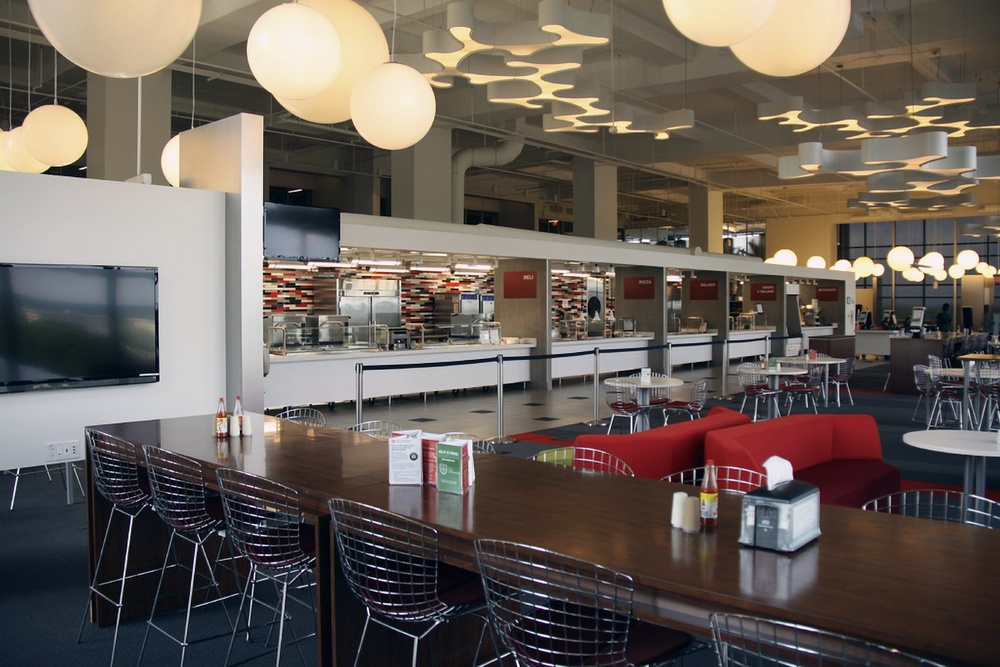
#> input picture img/canteen-day.jpg, 1000 x 667 px, shrunk from 2048 x 1366 before the run; its folder holds only this picture in this run
$ python grade.py
#> lines starting #> are read from the running program, lines starting #| are printed output that depends on the picture
#!/usr/bin/env python3
"""给所有场景照片套同一套“胶片”调色，输出 img/*.webp（jpg 原图不动，随时可以重新生成）。

用法：python3 tools/grade.py [输出目录，默认 img] [只处理的文件名…]
需要：pip install numpy pillow

为什么要做：照片来自不同的摄影师、不同的相机，色温、反差、饱和度各不相同，
放在一起就像图库拼贴。统一一层调色，它们才像同一部电影里的镜头。

调色（参考 Portra / Fuji 400H 一类的胶片质感）：
  1. 饱和度收到 0.78，皮肤和霓虹不再刺眼
  2. 黑位抬到 0.035，白位压到 0.965 —— 不再有死黑和死白
  3. 轻微 S 曲线，保留中间调层次
  4. 分离色调：暗部偏青，亮部偏暖
  5. 高光“光晕”（halation）：亮处的红通道向外晕开一点，像胶片的乳剂层
"""
import os, sys
import numpy as np
from PIL import Image, ImageFilter

ROOT = os.path.dirname(os.path.dirname(os.path.abspath(__file__)))
SRC = os.path.join(ROOT, "img")
OUT = os.path.abspath(sys.argv[1]) if len(sys.argv) > 1 else SRC
ONLY = set(sys.argv[2:])


def grade(im):
    a = np.asarray(im.convert("RGB"), dtype=np.float32) / 255.0
    luma = a @ np.array([0.2126, 0.7152, 0.0722], dtype=np.float32)
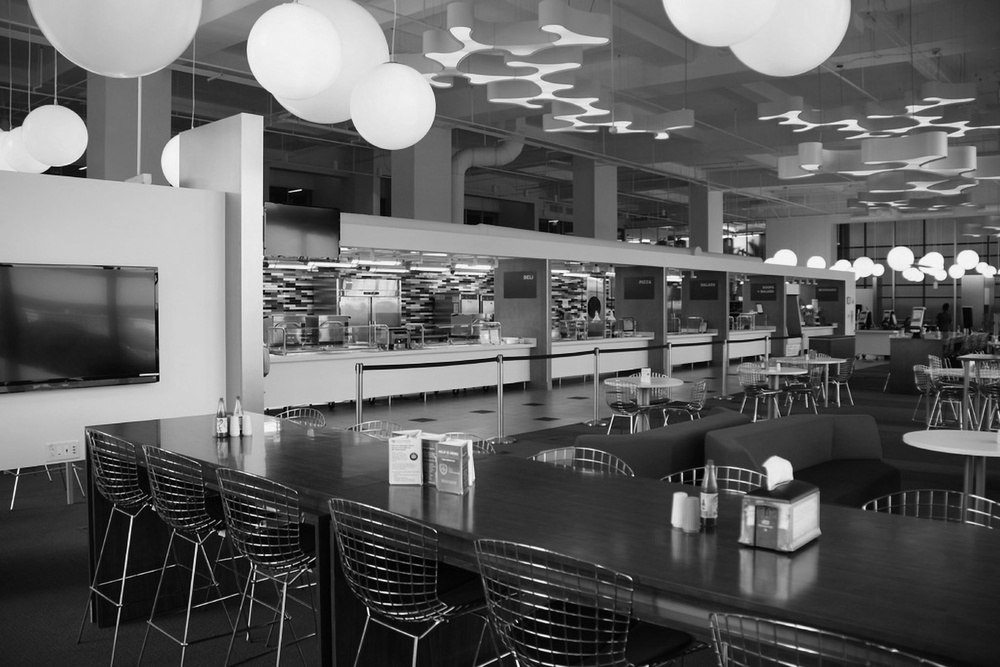
#> luma: shape (667, 1000) float32; min 0, max 0.997, mean 0.381
    l3 = luma[..., None]
    # 1. 饱和度
    a = l3 + (a - l3) * 0.78
    # 3. 轻微 S 曲线（与原值 3:1 混合）
    s = a * a * (3 - 2 * a)
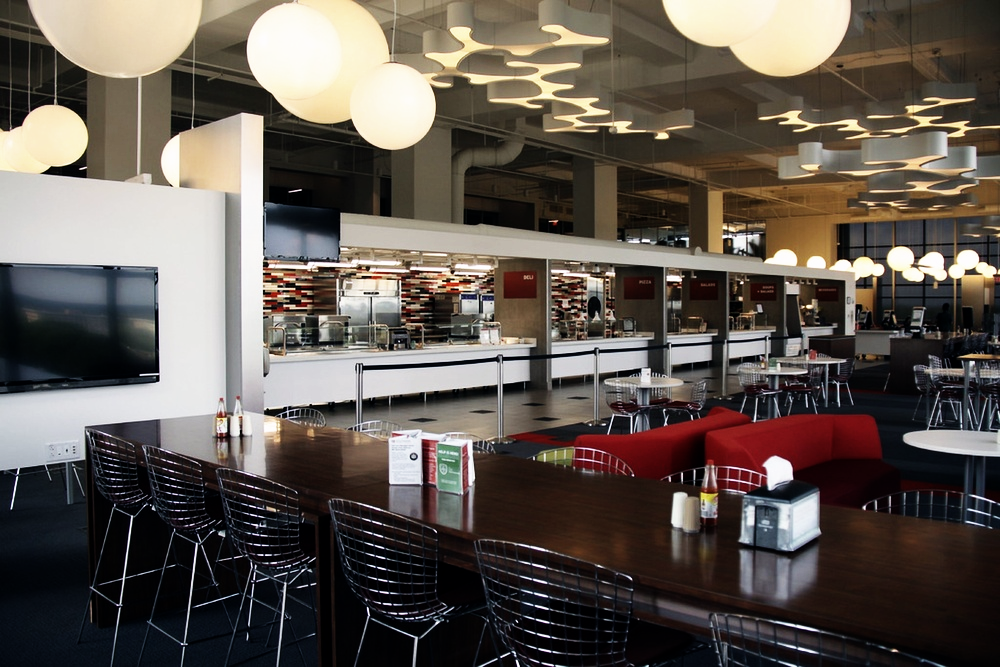
#> s: shape (667, 1000, 3) float32; mean of channels 0, 1, 2 0.378, 0.345, 0.318; drawn as R, G, B
    a = a * 0.75 + s * 0.25
    # 4. 分离色调
    sh = ((1 - l3) ** 2)
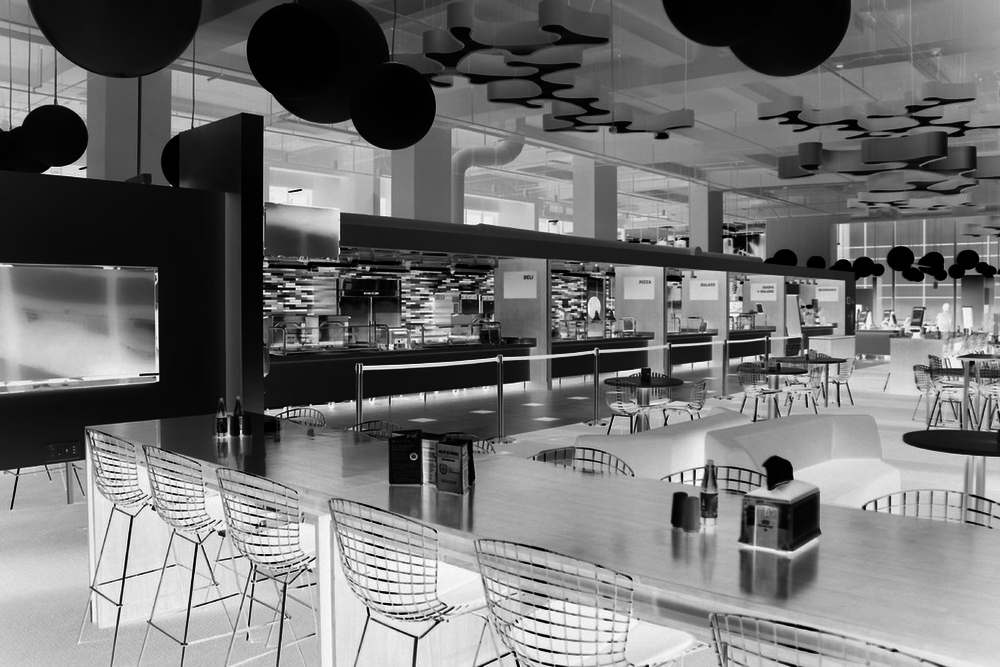
#> sh: shape (667, 1000, 1) float32; min 6.26e-06, max 1, mean 0.45
    hi = (l3 ** 2)
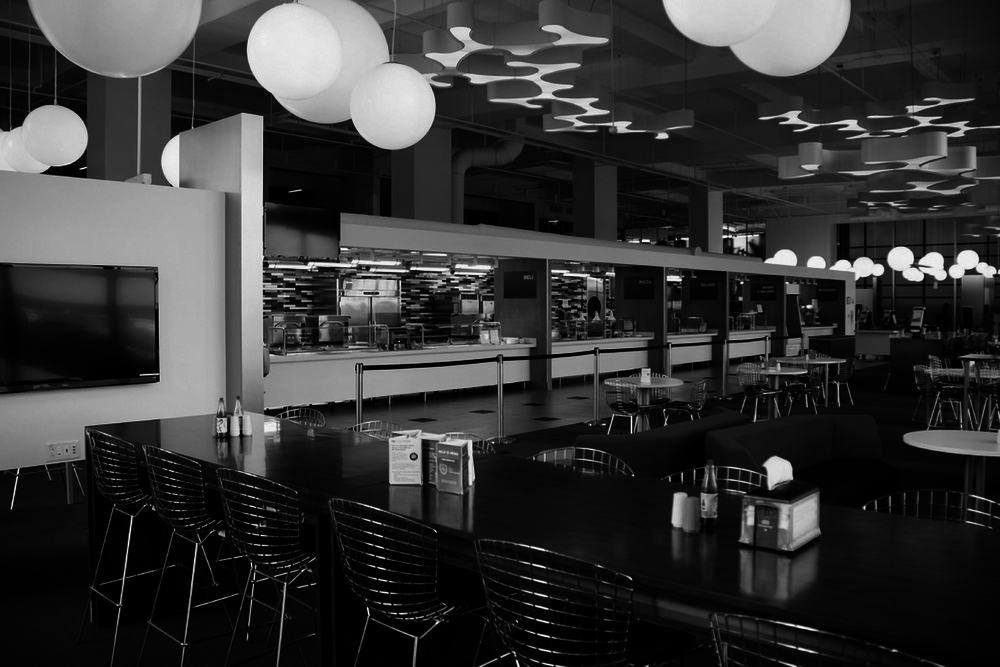
#> hi: shape (667, 1000, 1) float32; min 0, max 0.995, mean 0.212
    a = a + sh * np.array([-0.016, 0.006, 0.028], dtype=np.float32) + hi * np.array([0.032, 0.012, -0.026], dtype=np.float32)
    # 5. 高光光晕
    bright = np.clip((luma - 0.72) / 0.28, 0, 1)
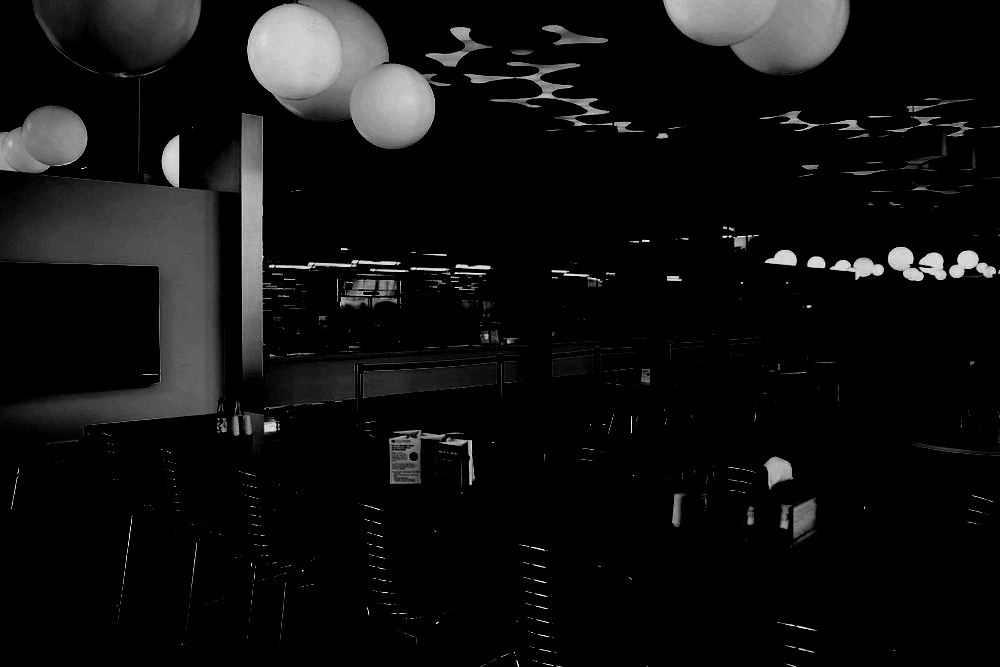
#> bright: shape (667, 1000) float32; min 0, max 0.991, mean 0.0631
    glow = Image.fromarray((bright * 255).astype(np.uint8)).filter(ImageFilter.GaussianBlur(radius=max(im.size) / 90))
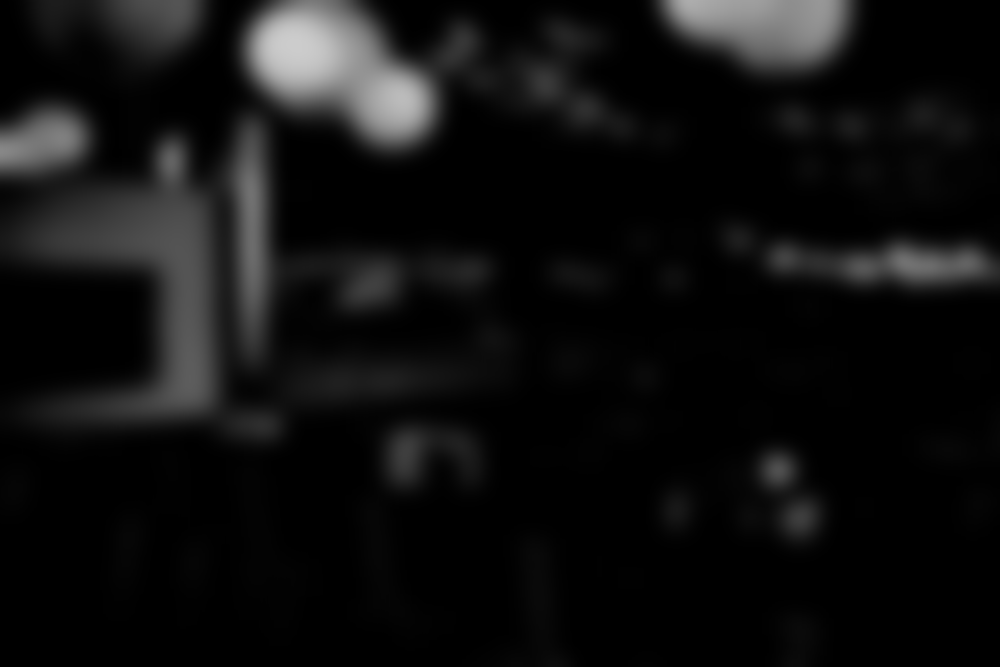
#> glow: PIL image 1000x667 L; min 0, max 204, mean 16
    g = np.asarray(glow, dtype=np.float32)[..., None] / 255.0
    a = a + g * np.array([0.10, 0.035, 0.0], dtype=np.float32)
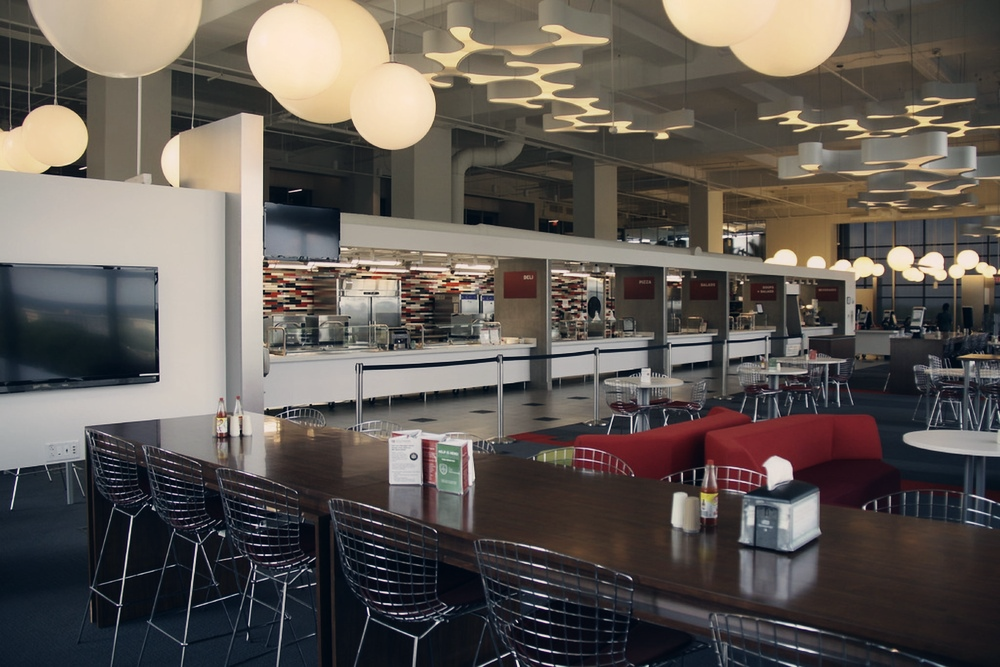
#> a: shape (667, 1000, 3) float32; mean of channels 0, 1, 2 0.404, 0.376, 0.353; drawn with min black and max white
    # 2. 黑位 / 白位
    a = 0.035 + np.clip(a, 0, 1) * (0.965 - 0.035)
    return Image.fromarray((np.clip(a, 0, 1) * 255 + 0.5).astype(np.uint8))


if __name__ == "__main__":
    os.makedirs(OUT, exist_ok=True)
    for f in sorted(os.listdir(SRC)):
        if not f.endswith(".jpg"):
            continue
        key = f[:-4]
        if ONLY and key not in ONLY:
            continue
        out = grade(Image.open(os.path.join(SRC, f)))
        out.save(os.path.join(OUT, key + ".webp"), "WEBP", quality=82, method=6)
        print(key)

$ run again, on img/city-dusk.jpg
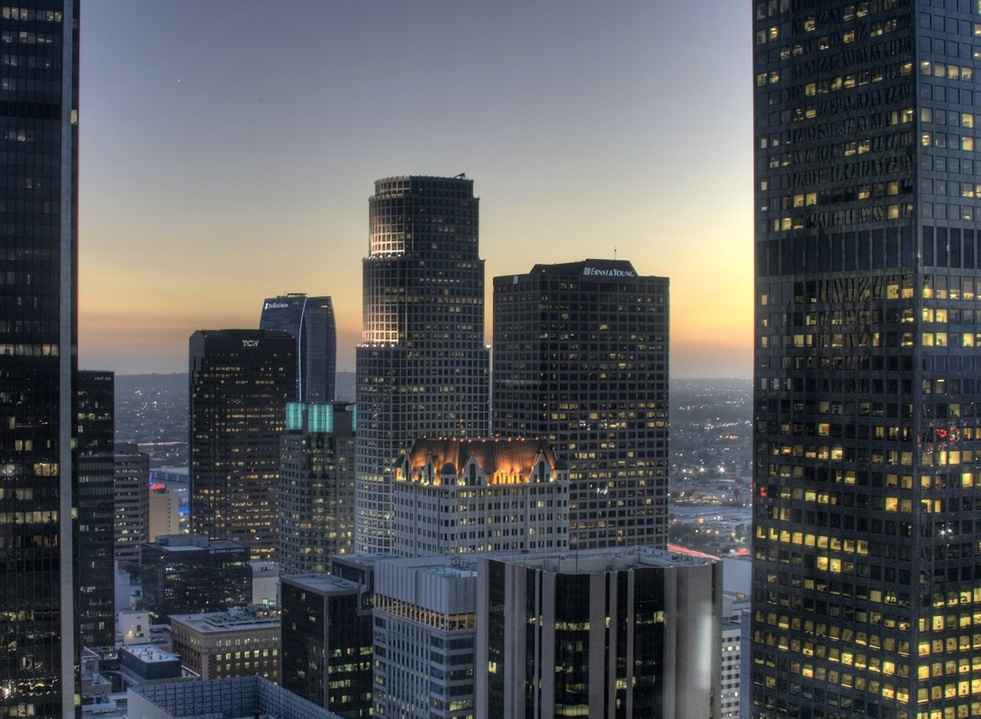
#> input picture img/city-dusk.jpg, 981 x 719 px, shrunk from 2048 x 1502 before the run
#> in grade, `sh = ((1 - l3) ** 2)`:
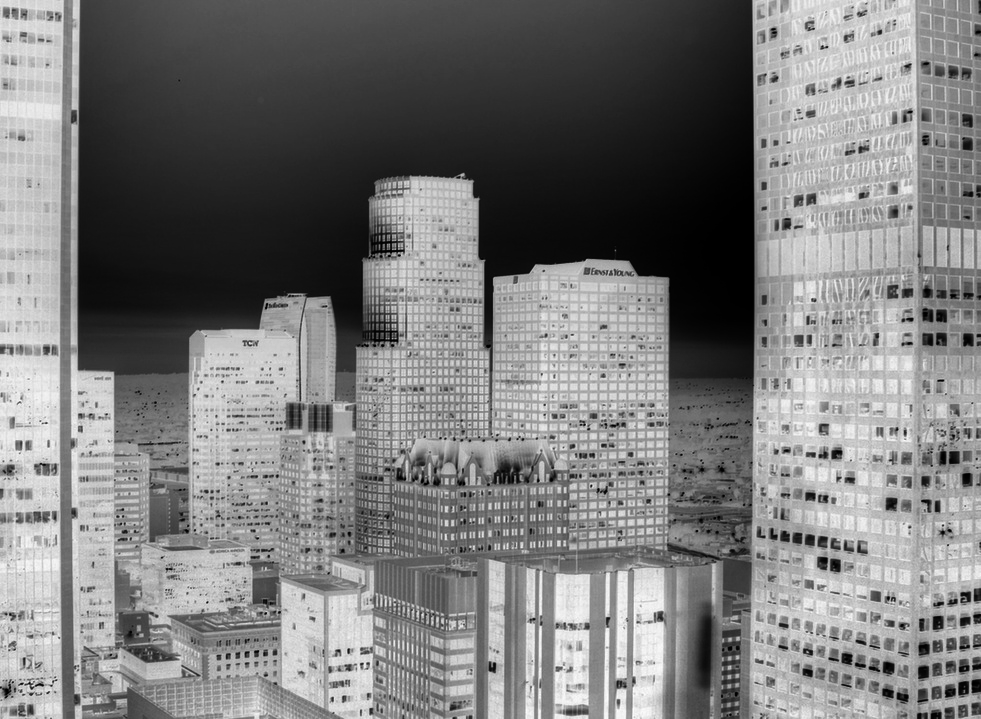
#> sh: shape (719, 981, 1) float32; min 6.95e-07, max 0.998, mean 0.484
#> in grade, `bright = np.clip((luma - 0.72) / 0.28, 0, 1)`:
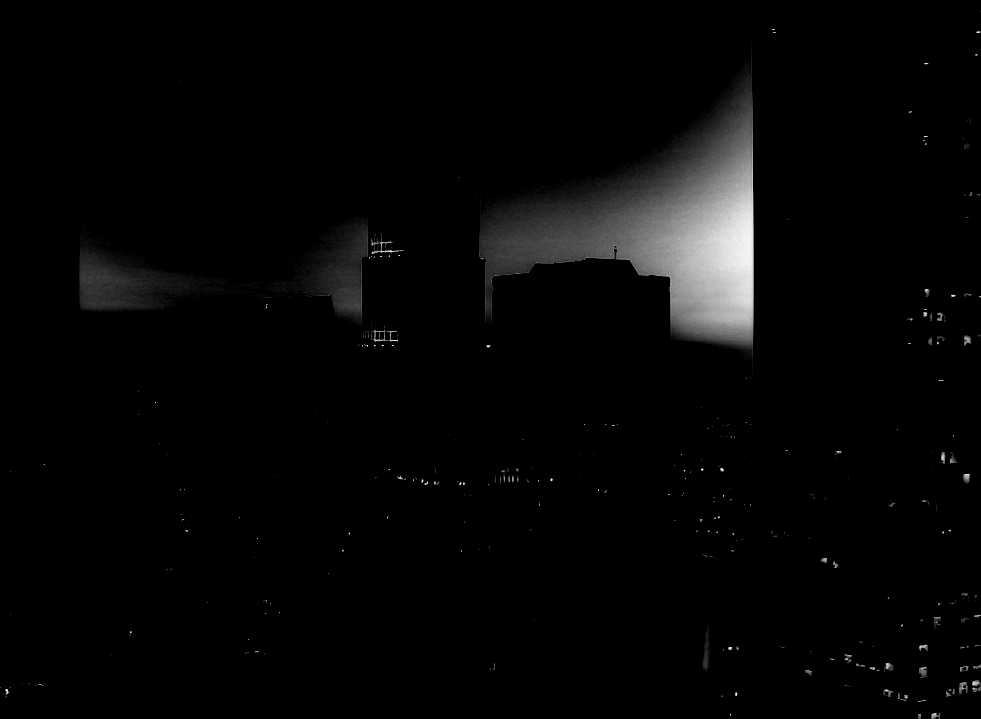
#> bright: shape (719, 981) float32; min 0, max 0.997, mean 0.0242
